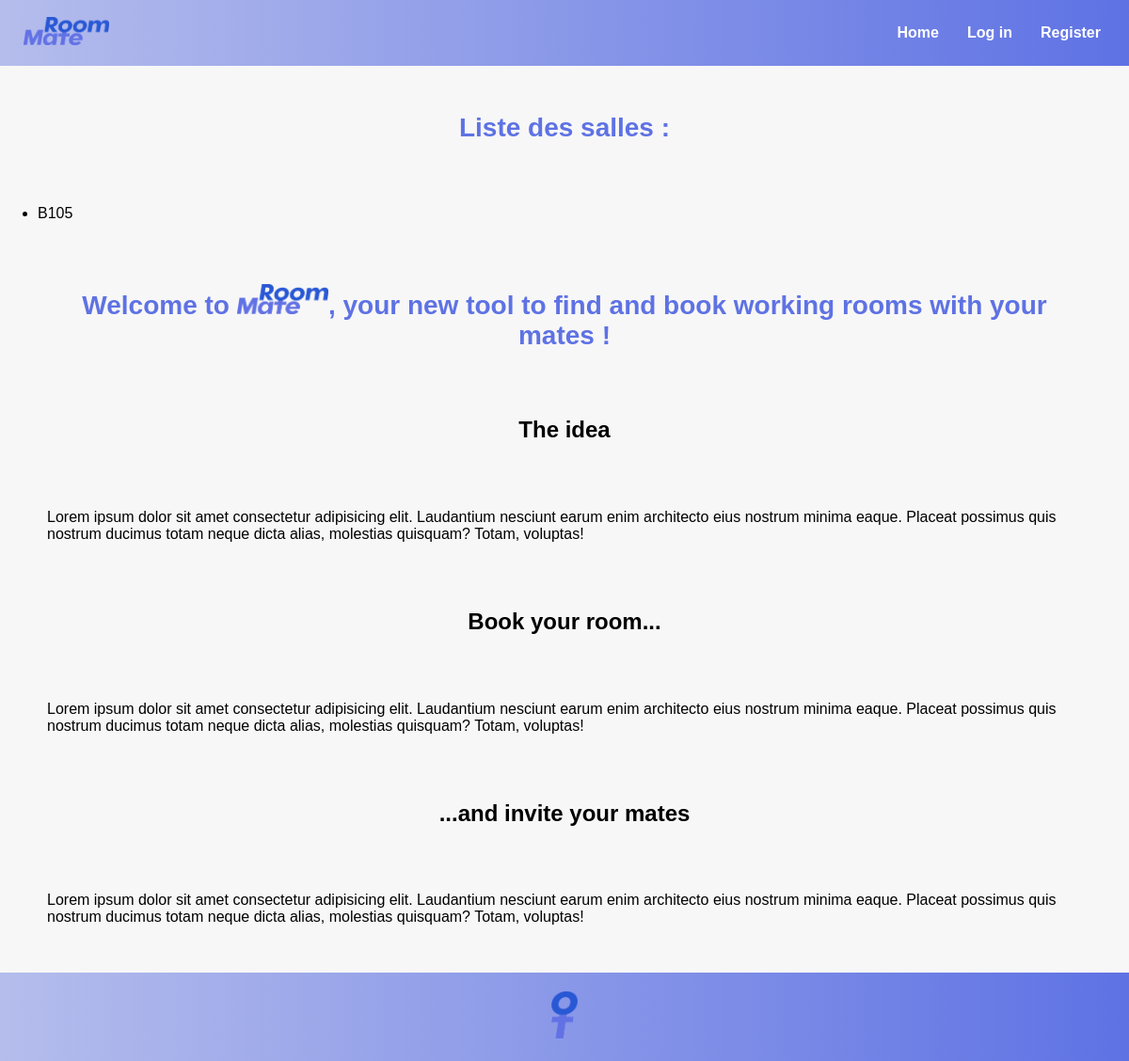
/, run on an earlier commit of the app's database.
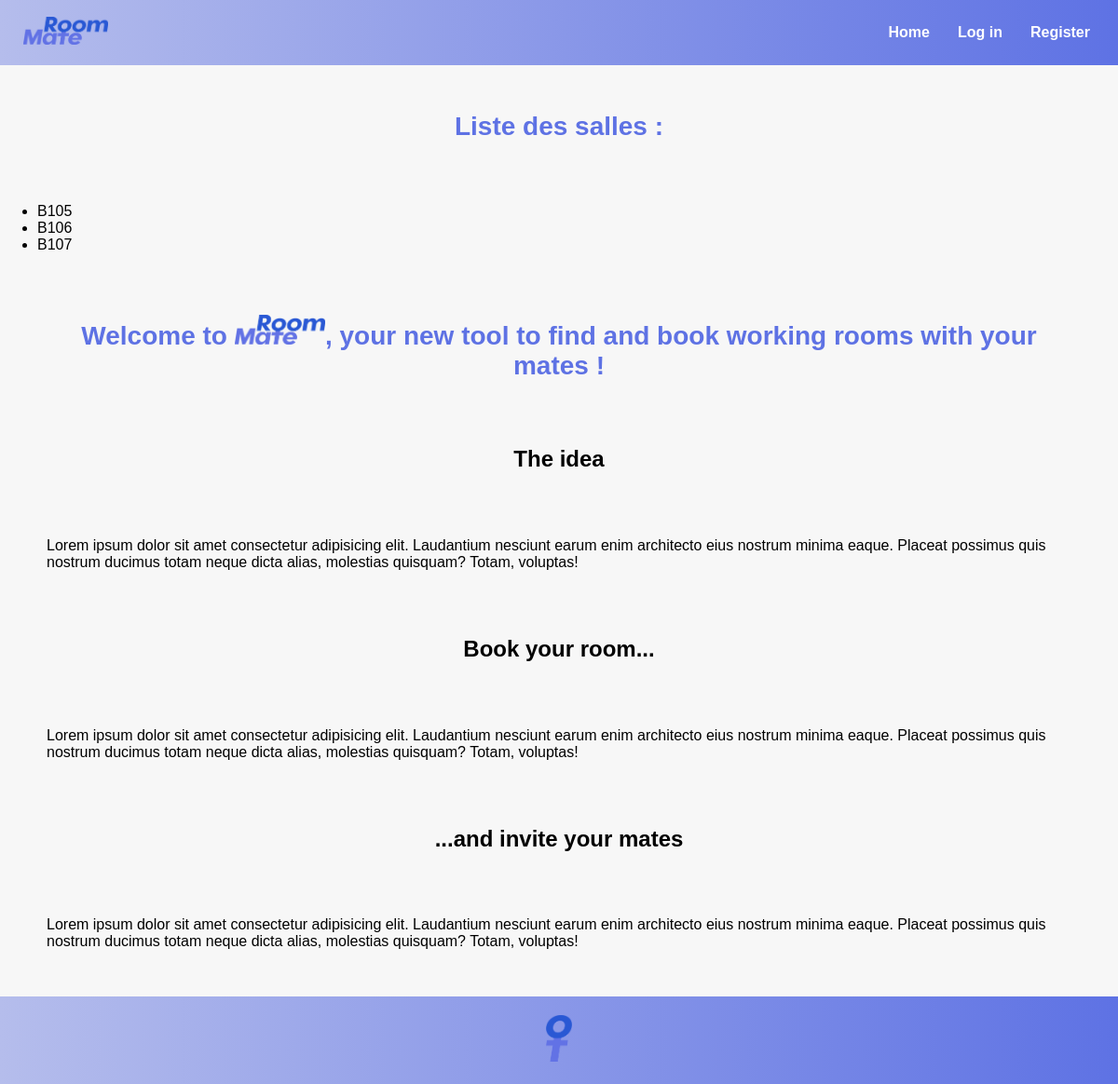
And on a later commit of the database.
### RoomManager/models.py (models this page shows, shortened)
class Room(models.Model):
    WINGS = [
        ('P', 'Paris'),
        ('B', 'Boulogne'),
        ('A', 'Auteuil'),
    ]
    name = models.CharField(max_length=50)
    capacity = models.IntegerField()
    wing = models.CharField(max_length=1, choices=WINGS)
    floor = models.IntegerField()
    number = models.IntegerField()

### RoomManager/views.py (the view)
# urls.py: path('', views.home, name='home'),
def home(request):
    rooms = Room.objects.all()
    return render(request, 'RoomManager/home.html', {'rooms': rooms})

### RoomManager/templates/RoomManager/home.html (shortened to what this page needs)
{% extends 'RoomManager/base.html' %}
{% block content %}
    <h1>Liste des salles :</h1>
    <ul>
        {% for room in rooms %}
            <li>{{ room.name }}</li>
        {% endfor %}
    </ul>
    <h1>Welcome to <img src="../../static/RoomManager/RoomMate_textlogo.png">, your new tool to find and book working rooms with your mates !</h1>
    <h2>The idea</h2>
    <p>Lorem ipsum dolor sit amet consectetur adipisicing elit. Laudantium nesciunt earum enim architecto eius nostrum minima eaque. Placeat possimus quis nostrum ducimus totam neque dicta alias, molestias quisquam? Totam, voluptas!</p>
    <h2>Book your room...</h2>
    <p>Lorem ipsum dolor sit amet consectetur adipisicing elit. Laudantium nesciunt earum enim architecto eius nostrum minima eaque. Placeat possimus quis nostrum ducimus totam neque dicta alias, molestias quisquam? Totam, voluptas!</p>
    <h2>...and invite your mates</h2>
    <p>Lorem ipsum dolor sit amet consectetur adipisicing elit. Laudantium nesciunt earum enim architecto eius nostrum minima eaque. Placeat possimus quis nostrum ducimus totam neque dicta alias, molestias quisquam? Totam, voluptas!</p>
{% endblock %}

What changed in the data, as far as the page shows it:
added Room: name "B106"
added Room: name "B107"
